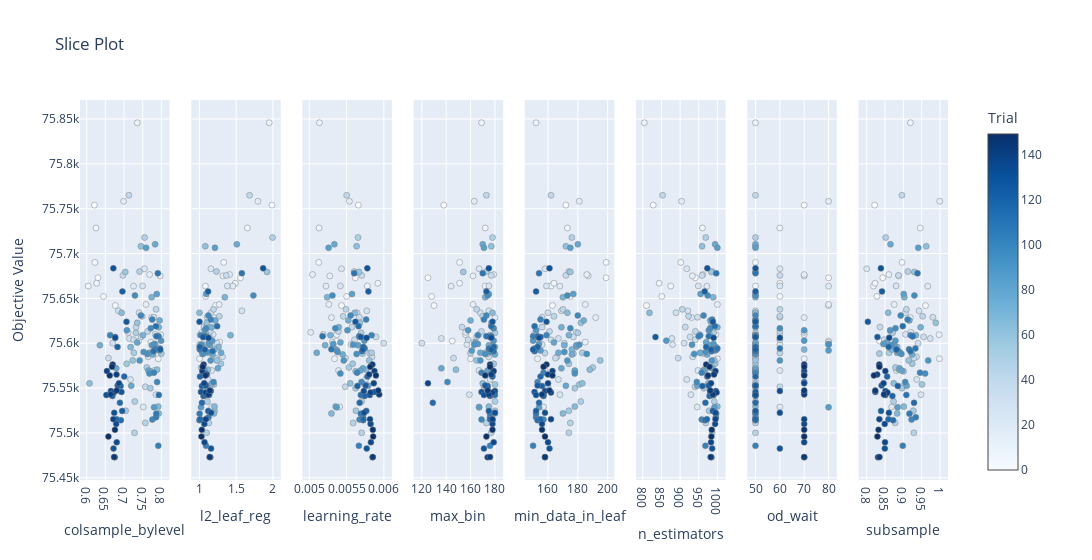

Here is the notebook cell this chart was saved with:
### Markdown cell above
<img src = "../model scores/CatBoostRegressor/hyperparameter_importance.png">

### Code cell
trial = study.best_trial
fig = optuna.visualization.plot_slice(study, params= trial.params.keys())
fig.show()

### Figure 1 — Plotly figure (JSON) as saved in the notebook; plotly's stock layout.template omitted (floating-point values rounded to 4 significant figures; data arrays with more than 128 entries replaced by an {"elided": "..."} marker saying what was removed)
{"data": [{"marker": {"color": {"elided": "150 int values"}, "colorbar": {"title": {"text": "Trial"}, "x": 1, "xpad": 40}, "colorscale": [[0, "rgb(247,251,255)"], [0.125, "rgb(222,235,247)"], [0.25, "rgb(198,219,239)"], [0.375, "rgb(158,202,225)"], [0.5, "rgb(107,174,214)"], [0.625, "rgb(66,146,198)"], [0.75, "rgb(33,113,181)"], [0.875, "rgb(8,81,156)"], [1, "rgb(8,48,107)"]], "line": {"color": "Grey", "width": 0.5}, "showscale": true}, "mode": "markers", "name": "Feasible Trial", "showlegend": false, "type": "scatter", "x": {"elided": "150 float values"}, "xaxis": "x", "y": {"elided": "150 float values"}, "yaxis": "y"}, {"marker": {"color": {"elided": "150 int values"}, "colorbar": {"title": {"text": "Trial"}, "x": 1, "xpad": 40}, "colorscale": [[0, "rgb(247,251,255)"], [0.125, "rgb(222,235,247)"], [0.25, "rgb(198,219,239)"], [0.375, "rgb(158,202,225)"], [0.5, "rgb(107,174,214)"], [0.625, "rgb(66,146,198)"], [0.75, "rgb(33,113,181)"], [0.875, "rgb(8,81,156)"], [1, "rgb(8,48,107)"]], "line": {"color": "Grey", "width": 0.5}, "showscale": false}, "mode": "markers", "name": "Feasible Trial", "showlegend": false, "type": "scatter", "x": {"elided": "150 float values"}, "xaxis": "x2", "y": {"elided": "150 float values"}, "yaxis": "y2"}, {"marker": {"color": {"elided": "150 int values"}, "colorbar": {"title": {"text": "Trial"}, "x": 1, "xpad": 40}, "colorscale": [[0, "rgb(247,251,255)"], [0.125, "rgb(222,235,247)"], [0.25, "rgb(198,219,239)"], [0.375, "rgb(158,202,225)"], [0.5, "rgb(107,174,214)"], [0.625, "rgb(66,146,198)"], [0.75, "rgb(33,113,181)"], [0.875, "rgb(8,81,156)"], [1, "rgb(8,48,107)"]], "line": {"color": "Grey", "width": 0.5}, "showscale": false}, "mode": "markers", "name": "Feasible Trial", "showlegend": false, "type": "scatter", "x": {"elided": "150 float values"}, "xaxis": "x3", "y": {"elided": "150 float values"}, "yaxis": "y3"}, {"marker": {"color": {"elided": "150 int values"}, "colorbar": {"title": {"text": "Trial"}, "x": 1, "xpad": 40}, "colorscale": [[0, "rgb(247,251,255)"], [0.125, "rgb(222,235,247)"], [0.25, "rgb(198,219,239)"], [0.375, "rgb(158,202,225)"], [0.5, "rgb(107,174,214)"], [0.625, "rgb(66,146,198)"], [0.75, "rgb(33,113,181)"], [0.875, "rgb(8,81,156)"], [1, "rgb(8,48,107)"]], "line": {"color": "Grey", "width": 0.5}, "showscale": false}, "mode": "markers", "name": "Feasible Trial", "showlegend": false, "type": "scatter", "x": {"elided": "150 int values"}, "xaxis": "x4", "y": {"elided": "150 float values"}, "yaxis": "y4"}, {"marker": {"color": {"elided": "150 int values"}, "colorbar": {"title": {"text": "Trial"}, "x": 1, "xpad": 40}, "colorscale": [[0, "rgb(247,251,255)"], [0.125, "rgb(222,235,247)"], [0.25, "rgb(198,219,239)"], [0.375, "rgb(158,202,225)"], [0.5, "rgb(107,174,214)"], [0.625, "rgb(66,146,198)"], [0.75, "rgb(33,113,181)"], [0.875, "rgb(8,81,156)"], [1, "rgb(8,48,107)"]], "line": {"color": "Grey", "width": 0.5}, "showscale": false}, "mode": "markers", "name": "Feasible Trial", "showlegend": false, "type": "scatter", "x": {"elided": "150 int values"}, "xaxis": "x5", "y": {"elided": "150 float values"}, "yaxis": "y5"}, {"marker": {"color": {"elided": "150 int values"}, "colorbar": {"title": {"text": "Trial"}, "x": 1, "xpad": 40}, "colorscale": [[0, "rgb(247,251,255)"], [0.125, "rgb(222,235,247)"], [0.25, "rgb(198,219,239)"], [0.375, "rgb(158,202,225)"], [0.5, "rgb(107,174,214)"], [0.625, "rgb(66,146,198)"], [0.75, "rgb(33,113,181)"], [0.875, "rgb(8,81,156)"], [1, "rgb(8,48,107)"]], "line": {"color": "Grey", "width": 0.5}, "showscale": false}, "mode": "markers", "name": "Feasible Trial", "showlegend": false, "type": "scatter", "x": {"elided": "150 int values"}, "xaxis": "x6", "y": {"elided": "150 float values"}, "yaxis": "y6"}, {"marker": {"color": {"elided": "150 int values"}, "colorbar": {"title": {"text": "Trial"}, "x": 1, "xpad": 40}, "colorscale": [[0, "rgb(247,251,255)"], [0.125, "rgb(222,235,247)"], [0.25, "rgb(198,219,239)"], [0.375, "rgb(158,202,225)"], [0.5, "rgb(107,174,214)"], [0.625, "rgb(66,146,198)"], [0.75, "rgb(33,113,181)"], [0.875, "rgb(8,81,156)"], [1, "rgb(8,48,107)"]], "line": {"color": "Grey", "width": 0.5}, "showscale": false}, "mode": "markers", "name": "Feasible Trial", "showlegend": false, "type": "scatter", "x": {"elided": "150 int values"}, "xaxis": "x7", "y": {"elided": "150 float values"}, "yaxis": "y7"}, {"marker": {"color": {"elided": "150 int values"}, "colorbar": {"title": {"text": "Trial"}, "x": 1, "xpad": 40}, "colorscale": [[0, "rgb(247,251,255)"], [0.125, "rgb(222,235,247)"], [0.25, "rgb(198,219,239)"], [0.375, "rgb(158,202,225)"], [0.5, "rgb(107,174,214)"], [0.625, "rgb(66,146,198)"], [0.75, "rgb(33,113,181)"], [0.875, "rgb(8,81,156)"], [1, "rgb(8,48,107)"]], "line": {"color": "Grey", "width": 0.5}, "showscale": false}, "mode": "markers", "name": "Feasible Trial", "showlegend": false, "type": "scatter", "x": {"elided": "150 float values"}, "xaxis": "x8", "y": {"elided": "150 float values"}, "yaxis": "y8"}], "layout": {"title": {"text": "Slice Plot"}, "width": 2400, "xaxis": {"anchor": "y", "domain": [0, 0.1031], "title": {"text": "colsample_bylevel"}}, "xaxis2": {"anchor": "y2", "domain": [0.1281, 0.2312], "title": {"text": "l2_leaf_reg"}}, "xaxis3": {"anchor": "y3", "domain": [0.2562, 0.3594], "title": {"text": "learning_rate"}}, "xaxis4": {"anchor": "y4", "domain": [0.3844, 0.4875], "title": {"text": "max_bin"}}, "xaxis5": {"anchor": "y5", "domain": [0.5125, 0.6156], "title": {"text": "min_data_in_leaf"}}, "xaxis6": {"anchor": "y6", "domain": [0.6406, 0.7438], "title": {"text": "n_estimators"}}, "xaxis7": {"anchor": "y7", "domain": [0.7688, 0.8719], "title": {"text": "od_wait"}}, "xaxis8": {"anchor": "y8", "domain": [0.8969, 1], "title": {"text": "subsample"}}, "yaxis": {"anchor": "x", "domain": [0, 1], "title": {"text": "Objective Value"}}, "yaxis2": {"anchor": "x2", "domain": [0, 1], "matches": "y", "showticklabels": false}, "yaxis3": {"anchor": "x3", "domain": [0, 1], "matches": "y", "showticklabels": false}, "yaxis4": {"anchor": "x4", "domain": [0, 1], "matches": "y", "showticklabels": false}, "yaxis5": {"anchor": "x5", "domain": [0, 1], "matches": "y", "showticklabels": false}, "yaxis6": {"anchor": "x6", "domain": [0, 1], "matches": "y", "showticklabels": false}, "yaxis7": {"anchor": "x7", "domain": [0, 1], "matches": "y", "showticklabels": false}, "yaxis8": {"anchor": "x8", "domain": [0, 1], "matches": "y", "showticklabels": false}}}
